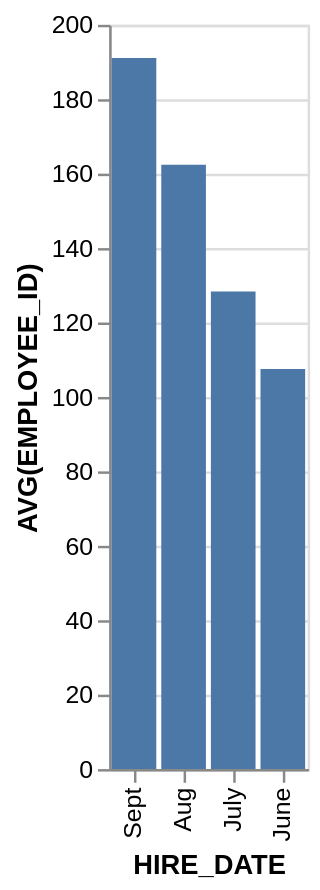

Here is the Vega-Lite specification saved for this chart:
### Vega-Lite specification from a JSON file in a GitHub repository (floating-point values rounded to 4 significant figures)
{"data": {"values": [{"x_data": "Sept", "y_data": 191.1}, {"x_data": "Aug", "y_data": 162.4}, {"x_data": "July", "y_data": 128.3}, {"x_data": "June", "y_data": 107.5}]}, "mark": "bar", "encoding": {"x": {"field": "x_data", "type": "nominal", "title": "HIRE_DATE", "sort": {"op": "sum", "field": "y_data", "order": "descending"}}, "y": {"field": "y_data", "type": "quantitative", "title": "AVG(EMPLOYEE_ID)"}}}
